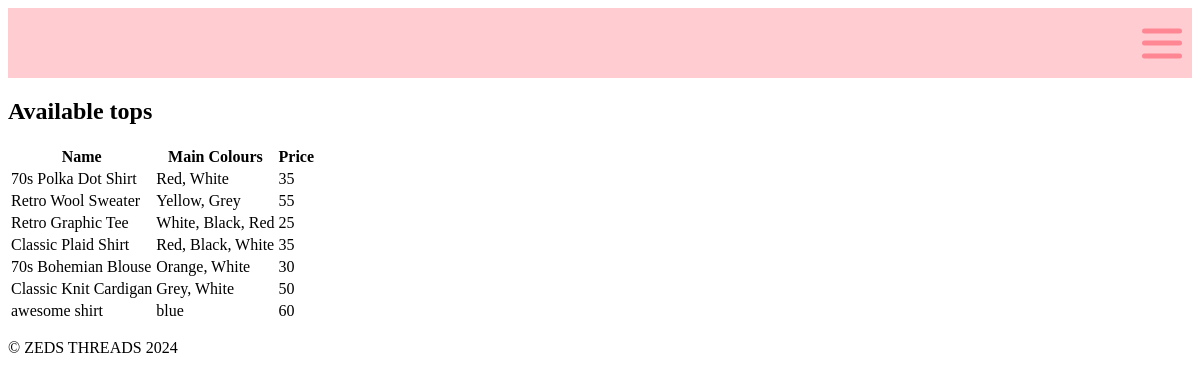
The page /tops.html on the database as committed earlier.
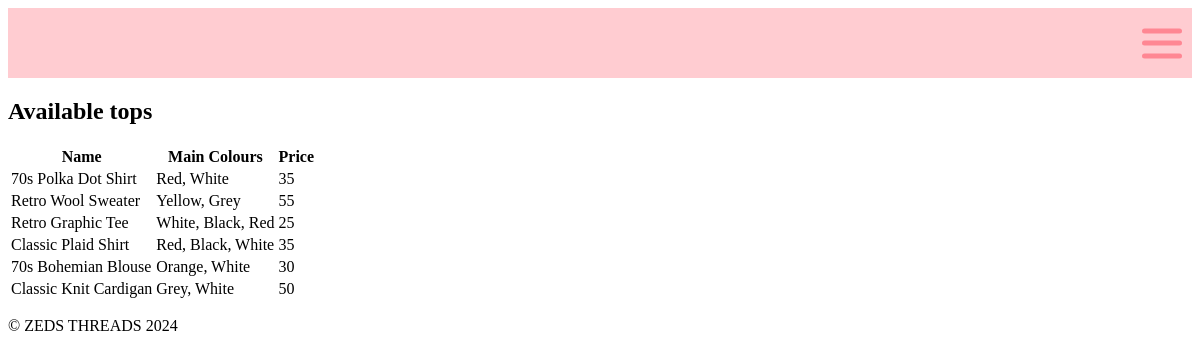
The same page on the database as committed later.
### tables this page shows
CREATE TABLE clothing_data (id INTEGER PRIMARY KEY, name TEXT (0, 100), main_colours TEXT (1, 100), price NUMERIC (1, 5), cat_id NUMERIC REFERENCES clothing_category (catergoryid));

### main.py (the view)
@app.route('/tops.html')
def render_tops():
    con = create_connection(DATABASE)
    if con:
        query = "SELECT name, main_colours, price FROM clothing_data WHERE cat_id = 4"
        cur = con.cursor()
        cur.execute(query)
        clothing_list = cur.fetchall()
        con.close()
        return render_template('tops.html', clothing=clothing_list)
    else:
        return "Error"

### main.py (called while the page is built)
def create_connection(db_file):
    try:
        connection = sqlite3.connect(db_file)
        return connection
    except Error as e:
        print(e)
    return None

### templates/tops.html (shortened to what this page needs)
{% extends "base.html" %}
{% block main %}
<h2>Available tops</h2>
<table>
    <tr>
        <th>Name</th>
        <th>Main Colours</th>
        <th>Price</th>
    </tr>
    {% for item in clothing %}
    <tr>
        <td>{{ item[0] }}</td>
        <td>{{ item[1] }}</td>
        <td>{{ item[2] }}</td>
    </tr>
    {% endfor %}
</table>
{% endblock %}

Rows that differ between the two databases and show on the page:
removed clothing_data: name "awesome shirt", main_colours "blue", price "60"
